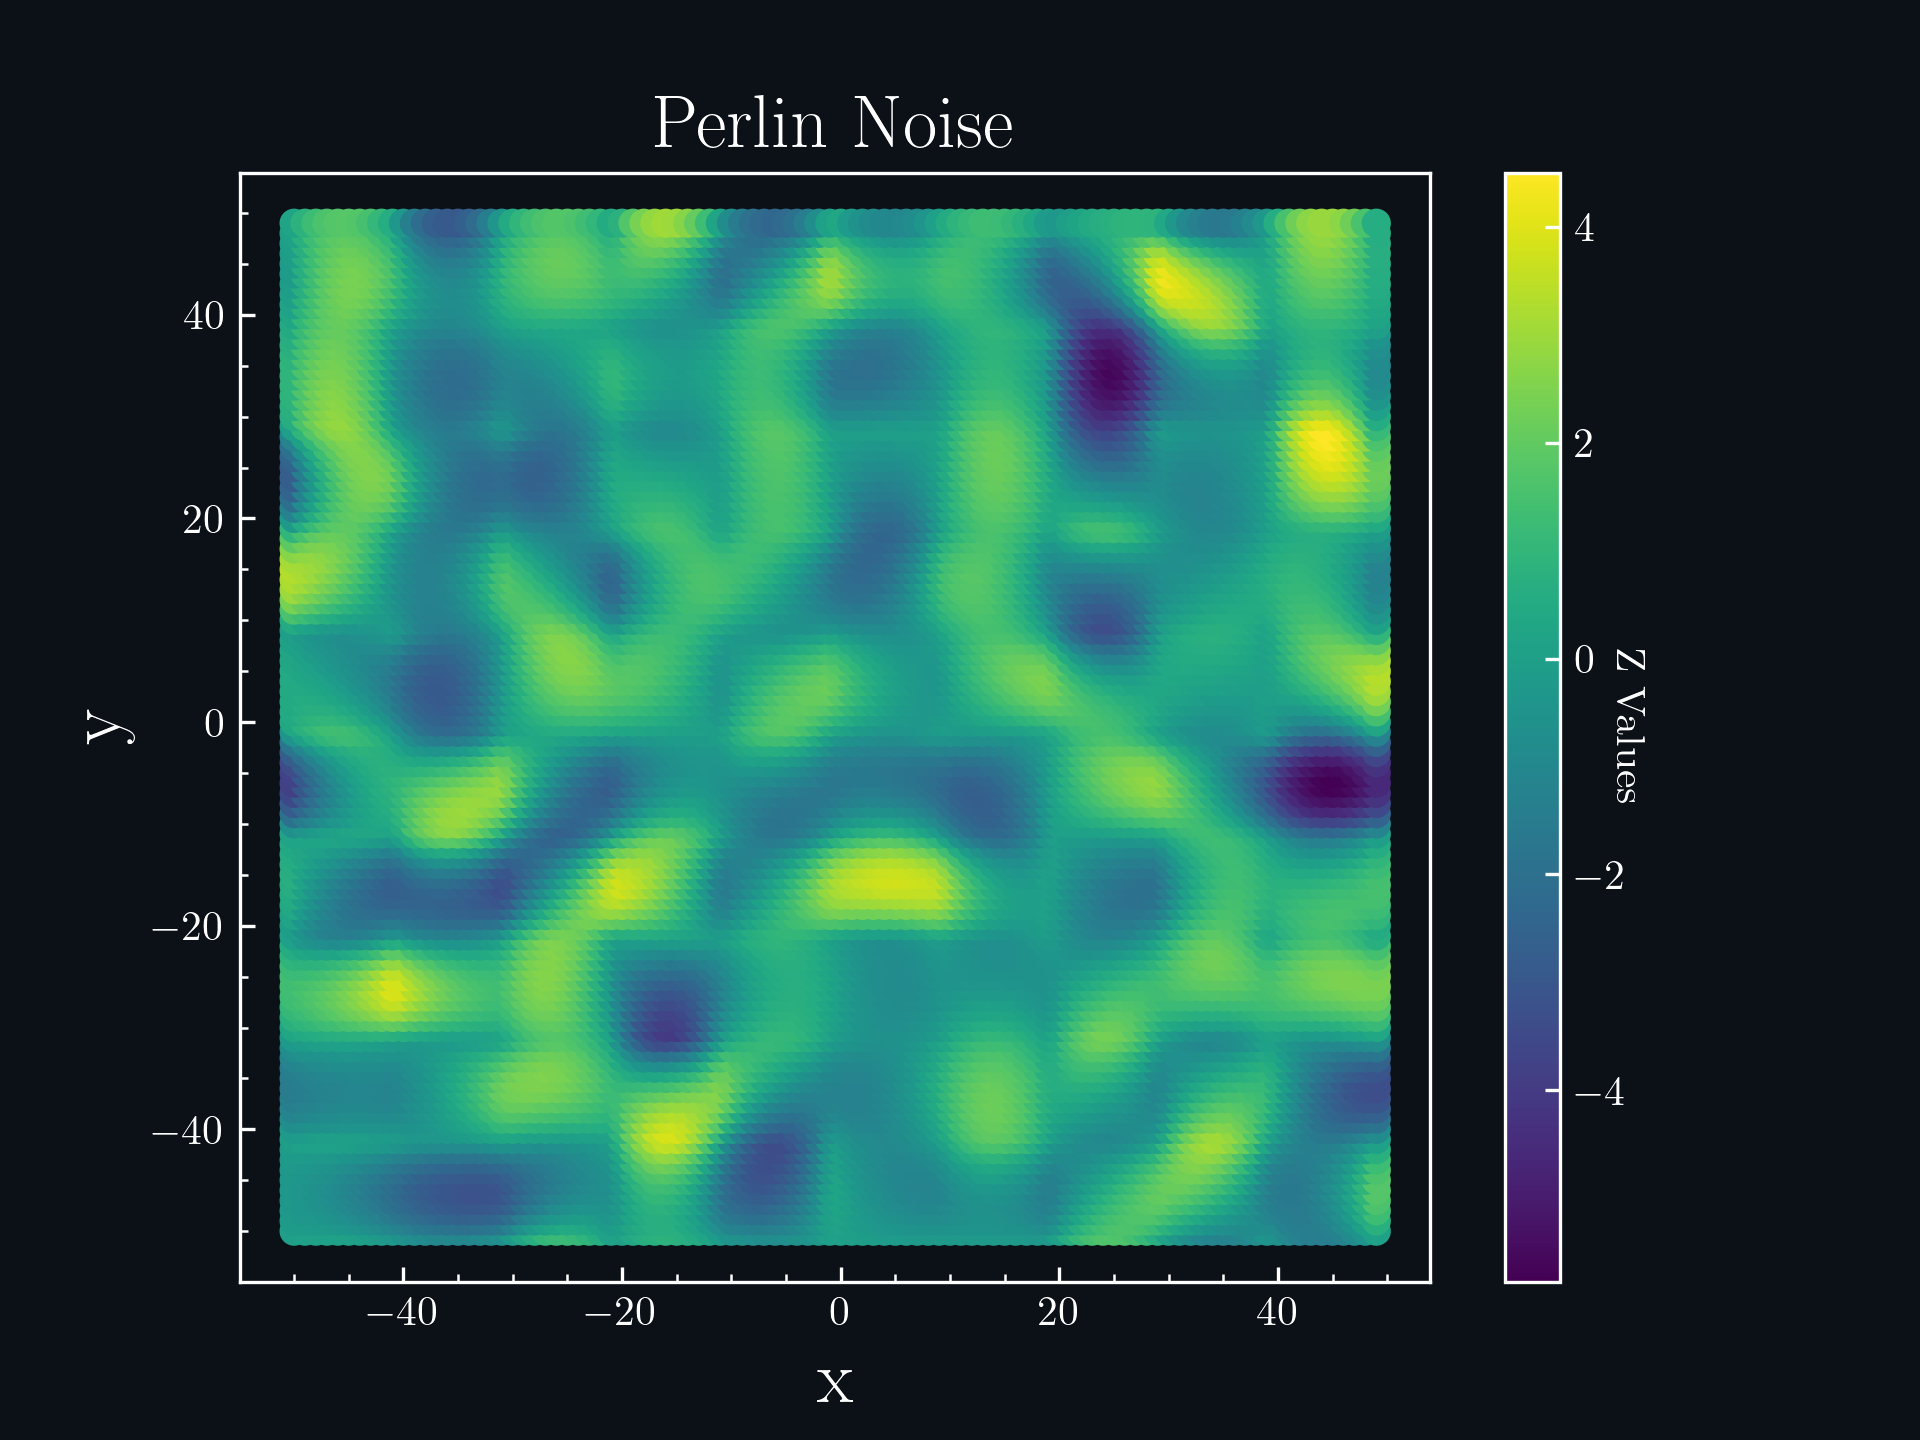

This chart was generated by the following Python code:
import matplotlib
import matplotlib.pyplot as plt
import numpy as np
import matplotlib.ticker as tck
matplotlib.use('Agg')
matplotlib.rcParams['text.usetex'] = True
matplotlib.rcParams['font.family'] = 'serif'
matplotlib.rcParams['ytick.direction'] = 'in'
matplotlib.rcParams['xtick.direction'] = 'in'
plt.rcParams["figure.facecolor"] = "#0c1117"
matplotlib.rcParams.update({'text.color': '#eff6fc'})

print("\u001b[32mGenerating Plot...")

x,y,z = [],[],[]

file = open("output/map.txt")

for line in file:
    row = line.split(" ")
    x.append(int(row[0]))
    y.append(int(row[1]))
    z.append(float(row[2]))

plt.scatter(x, y, c=z, cmap='viridis')

plt.title("Perlin Noise", fontsize=18)
plt.xlabel("x", fontsize=18)
plt.ylabel("y", fontsize=18)

ax = plt.gca()
ax.xaxis.set_minor_locator(tck.AutoMinorLocator())
ax.yaxis.set_minor_locator(tck.AutoMinorLocator())
ax.xaxis.label.set_color("#eff6fc")
ax.yaxis.label.set_color("#eff6fc")

ax.spines['bottom'].set_color('#eff6fc')
ax.spines['top'].set_color('#eff6fc') 
ax.spines['right'].set_color('#eff6fc')
ax.spines['left'].set_color('#eff6fc')
ax.tick_params(colors='#eff6fc', which='both')

ax.set_facecolor("#0c1117")

cbar = plt.colorbar()
cbar.set_label('Z Values', rotation=270,color = "#eff6fc")
cbar.ax.yaxis.set_tick_params(color="#eff6fc")
cbar.outline.set_edgecolor("#eff6fc")
plt.setp(plt.getp(cbar.ax.axes, 'yticklabels'), color="#eff6fc")


plt.savefig("output/2D_Map.png", dpi = 300)
